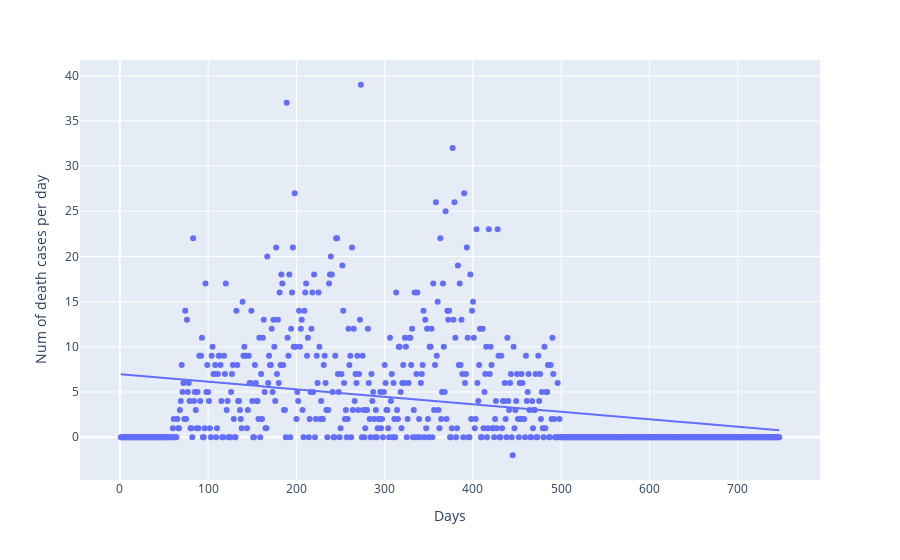

This figure's notebook cell:
### Code cell
# https://stackoverflow.com/questions/41635448/how-can-i-draw-scatter-trend-line-on-matplot-python-pandas

df = covid_fl_pbc
fig = px.scatter(df, x="Days", y="Num of death cases per day", trendline="ols")
fig.show()

### Figure 1 — Plotly figure (JSON) as saved in the notebook; plotly's stock layout.template omitted (floating-point values rounded to 4 significant figures; data arrays with more than 128 entries replaced by an {"elided": "..."} marker saying what was removed)
{"data": [{"hovertemplate": "Days=%{x}<br>Num of death cases per day=%{y}<extra></extra>", "legendgroup": "", "marker": {"color": "#636efa", "symbol": "circle"}, "mode": "markers", "name": "", "orientation": "v", "showlegend": false, "type": "scatter", "x": {"elided": "747 int values"}, "xaxis": "x", "y": {"elided": "747 int values"}, "yaxis": "y"}, {"hovertemplate": "<b>OLS trendline</b><br>Num of death cases per day = -0.00829062 * Days + 6.96013<br>R<sup>2</sup>=0.092027<br><br>Days=%{x}<br>Num of death cases per day=%{y} <b>(trend)</b><extra></extra>", "legendgroup": "", "marker": {"color": "#636efa", "symbol": "circle"}, "mode": "lines", "name": "", "showlegend": false, "type": "scatter", "x": {"elided": "747 int values"}, "xaxis": "x", "y": {"elided": "747 float values"}, "yaxis": "y"}], "layout": {"legend": {"tracegroupgap": 0}, "margin": {"t": 60}, "xaxis": {"anchor": "y", "domain": [0, 1], "title": {"text": "Days"}}, "yaxis": {"anchor": "x", "domain": [0, 1], "title": {"text": "Num of death cases per day"}}}}
